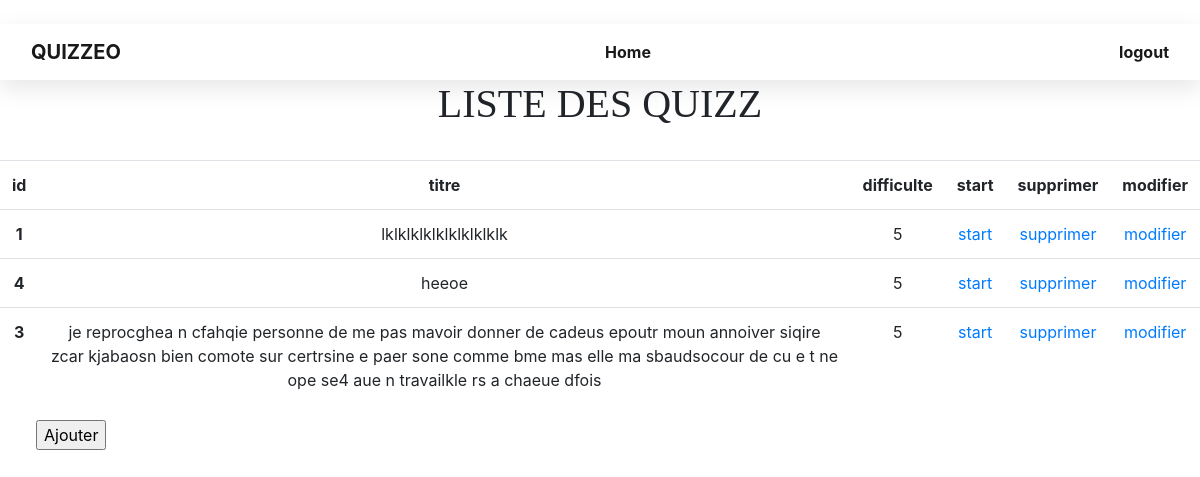
Page /list_quiz.php on the committed database.
### tables this page shows
CREATE TABLE IF NOT EXISTS `quizz` (
  `id` int(11) NOT NULL AUTO_INCREMENT,
  `titre` text NOT NULL,
  `difficulte` int(11) NOT NULL,
  PRIMARY KEY (`id`)
);

### list_quiz.php (the view, shortened to what this page needs)
<?php include 'database.php'; ?>
 <?php
  $query = "SELECT * FROM `quizz`";
  $result = $conn->query($query) or die($conn->error.__LINE__);
 ?>
<!DOCTYPE html>
<html lang="fr">
<head>
    <link rel="stylesheet" href="syt.css">
    <link rel="stylesheet" href="https://cdn.jsdelivr.net/npm/bootstrap@4.6.1/dist/css/bootstrap.min.css">
</head>
<body style=" background-image: url(https://media.istockphoto.com/photos/gray-mottled-background-abstract-wallpaper-pattern-picture-id1137984555?k=20&m=1137984555&s=612x612&w=0&h=Uhx_b_XIydCT3IJftG5R-uv81vJ8WczjLG5OnxAAL8k=);">
<nav class="navbar navbar-expand-lg navbar-light bg-nav">
  <div class="container-fluid">
    <a class="navbar-brand" href="#">QUIZZEO</a>
    <div class="collapse navbar-collapse" id="navbarText">
      <ul class="navbar-nav m-auto mb-2 mb-lg-0">
        <li class="nav-item">
          <a class="nav-link active" aria-current="page" href="quizzer.php">Home</a>
        </li>
      </ul>
      <span class="navbar-text">
      <a href='deco.php'> logout </a>
      </span>
    </div>
  </div>
</nav>
    <center>
        <h1 style="font-family: script;" > LISTE DES QUIZZ</h1> <br>
    </center>
<table class="table" >
<tr>
        <th scope="col">id</th>
        <th scope="col">titre</th>
        <th scope="col">difficulte</th>
        <th scope="col">start</th>
        <th scope="col">supprimer</th>
        <th scope="col">modifier</th>
    </tr>
    <tr>
       <?php while ($quiz = $result->fetch_array()) {
        echo "<tr>
                 <th>$quiz[id]</th>
                 <td>$quiz[titre]</td>
                 <td>$quiz[difficulte]</td>
                 <td><a href='question.php?n=1'> start </a></td>
                 <td><a href='supp.php'>supprimer</a></td>
                 <td><a href='modif.php'>modifier</a></td>
                 </tr>";
       } ?>
</tr>
        </table>
        <input type="button" style="margin-left: 3%;" value="Ajouter" onclick="window.location.href='ajout_quiz.php'"></button><br>
</body>
</html>

### syt.css (style rules this page uses)
.bg-nav { box-shadow:0 .5rem 1.5rem rgba(0,0,0,.1); background: #fff; z-index: 1000; }
.navbar .navbar-brand { color: #0f056b; font-weight: bold; }
.navbar-light .navbar-nav .nav-link { color: #666; font-weight: bold; }
.navbar-text { color: #666; font-weight: bold; }

### list_quiz.php (style rules this page uses)
th,td { padding:0.7em; text-align: center; }

### rows in the picture
quizz: id "1", titre "lklklklklklklklklklk", difficulte "5"
quizz: id "4", titre "heeoe", difficulte "5"
quizz: id "3", titre "je reprocghea n cfahqie personne de me pas mavoir donner de cadeus epoutr moun annoiver siqire zcar kjabaosn bien comote sur certrsine e paer sone comme bme mas elle ma sbaudsocour de cu e t ne ope se4 aue n travailkle rs a chaeue dfois", difficulte "5"
